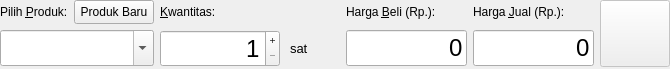
<?xml version="1.0" encoding="UTF-8"?>
<ui version="4.0">
 <class>PurchaseOrderItemEditor</class>
 <widget class="QDialog" name="PurchaseOrderItemEditor">
  <property name="geometry">
   <rect>
    <x>0</x>
    <y>0</y>
    <width>670</width>
    <height>69</height>
   </rect>
  </property>
  <property name="windowTitle">
   <string>Tambahkan Produk</string>
  </property>
  <layout class="QGridLayout" name="gridLayout" rowstretch="0,0" columnstretch="1,0,0,0,0">
   <property name="leftMargin">
    <number>0</number>
   </property>
   <property name="topMargin">
    <number>0</number>
   </property>
   <property name="rightMargin">
    <number>0</number>
   </property>
   <property name="bottomMargin">
    <number>0</number>
   </property>
   <item row="0" column="0">
    <layout class="QHBoxLayout" name="horizontalLayout">
     <item>
      <widget class="QLabel" name="label">
       <property name="text">
        <string>Pilih &amp;Produk:</string>
       </property>
       <property name="buddy">
        <cstring>productComboBox</cstring>
       </property>
      </widget>
     </item>
     <item>
      <spacer name="horizontalSpacer">
       <property name="orientation">
        <enum>Qt::Horizontal</enum>
       </property>
       <property name="sizeHint" stdset="0">
        <size>
         <width>40</width>
         <height>20</height>
        </size>
       </property>
      </spacer>
     </item>
     <item>
      <widget class="QPushButton" name="newProductButton">
       <property name="maximumSize">
        <size>
         <width>500</width>
         <height>24</height>
        </size>
       </property>
       <property name="toolTip">
        <string>Tambah produk baru</string>
       </property>
       <property name="text">
        <string>Produk Baru</string>
       </property>
       <property name="icon">
        <iconset resource="app.qrc">
         <normaloff>:/icons/add</normaloff>:/icons/add</iconset>
       </property>
       <property name="autoDefault">
        <bool>false</bool>
       </property>
      </widget>
     </item>
    </layout>
   </item>
   <item row="0" column="1">
    <widget class="QLabel" name="label_2">
     <property name="text">
      <string>&amp;Kwantitas:</string>
     </property>
     <property name="buddy">
      <cstring>quantitySpinBox</cstring>
     </property>
    </widget>
   </item>
   <item row="0" column="2">
    <widget class="QLabel" name="label_4">
     <property name="text">
      <string>Harga &amp;Beli (Rp.):</string>
     </property>
     <property name="buddy">
      <cstring>priceEdit</cstring>
     </property>
    </widget>
   </item>
   <item row="0" column="3">
    <widget class="QLabel" name="label_3">
     <property name="text">
      <string>Harga &amp;Jual (Rp.):</string>
     </property>
     <property name="buddy">
      <cstring>priceEdit</cstring>
     </property>
    </widget>
   </item>
   <item row="0" column="4" rowspan="2">
    <widget class="QPushButton" name="addButton">
     <property name="enabled">
      <bool>false</bool>
     </property>
     <property name="sizePolicy">
      <sizepolicy hsizetype="Minimum" vsizetype="Minimum">
       <horstretch>0</horstretch>
       <verstretch>0</verstretch>
      </sizepolicy>
     </property>
     <property name="minimumSize">
      <size>
       <width>70</width>
       <height>0</height>
      </size>
     </property>
     <property name="text">
      <string/>
     </property>
     <property name="icon">
      <iconset resource="app.qrc">
       <normaloff>:/icons/add</normaloff>:/icons/add</iconset>
     </property>
     <property name="iconSize">
      <size>
       <width>20</width>
       <height>20</height>
      </size>
     </property>
     <property name="autoDefault">
      <bool>false</bool>
     </property>
    </widget>
   </item>
   <item row="1" column="0">
    <widget class="QComboBox" name="productComboBox">
     <property name="sizePolicy">
      <sizepolicy hsizetype="Preferred" vsizetype="Fixed">
       <horstretch>0</horstretch>
       <verstretch>0</verstretch>
      </sizepolicy>
     </property>
     <property name="font">
      <font>
       <pointsize>18</pointsize>
      </font>
     </property>
     <property name="editable">
      <bool>true</bool>
     </property>
    </widget>
   </item>
   <item row="1" column="1">
    <layout class="QHBoxLayout" name="horizontalLayout_2">
     <property name="spacing">
      <number>10</number>
     </property>
     <item>
      <widget class="QSpinBox" name="quantitySpinBox">
       <property name="sizePolicy">
        <sizepolicy hsizetype="Minimum" vsizetype="Fixed">
         <horstretch>0</horstretch>
         <verstretch>0</verstretch>
        </sizepolicy>
       </property>
       <property name="minimumSize">
        <size>
         <width>120</width>
         <height>0</height>
        </size>
       </property>
       <property name="maximumSize">
        <size>
         <width>120</width>
         <height>16777215</height>
        </size>
       </property>
       <property name="font">
        <font>
         <pointsize>18</pointsize>
        </font>
       </property>
       <property name="alignment">
        <set>Qt::AlignRight|Qt::AlignTrailing|Qt::AlignVCenter</set>
       </property>
       <property name="buttonSymbols">
        <enum>QAbstractSpinBox::PlusMinus</enum>
       </property>
       <property name="minimum">
        <number>1</number>
       </property>
       <property name="maximum">
        <number>999999</number>
       </property>
       <property name="stepType">
        <enum>QAbstractSpinBox::DefaultStepType</enum>
       </property>
       <property name="value">
        <number>1</number>
       </property>
      </widget>
     </item>
     <item>
      <widget class="QLabel" name="uomLabel">
       <property name="minimumSize">
        <size>
         <width>50</width>
         <height>0</height>
        </size>
       </property>
       <property name="maximumSize">
        <size>
         <width>50</width>
         <height>16777215</height>
        </size>
       </property>
       <property name="font">
        <font>
         <pointsize>10</pointsize>
        </font>
       </property>
       <property name="text">
        <string>sat</string>
       </property>
      </widget>
     </item>
    </layout>
   </item>
   <item row="1" column="2">
    <widget class="CurrencyEdit" name="costEdit">
     <property name="sizePolicy">
      <sizepolicy hsizetype="Expanding" vsizetype="Fixed">
       <horstretch>0</horstretch>
       <verstretch>0</verstretch>
      </sizepolicy>
     </property>
     <property name="maximumSize">
      <size>
       <width>150</width>
       <height>16777215</height>
      </size>
     </property>
     <property name="font">
      <font>
       <pointsize>18</pointsize>
      </font>
     </property>
     <property name="text">
      <string>0</string>
     </property>
     <property name="alignment">
      <set>Qt::AlignRight|Qt::AlignTrailing|Qt::AlignVCenter</set>
     </property>
     <property name="readOnly">
      <bool>false</bool>
     </property>
    </widget>
   </item>
   <item row="1" column="3">
    <widget class="CurrencyEdit" name="priceEdit">
     <property name="sizePolicy">
      <sizepolicy hsizetype="Expanding" vsizetype="Fixed">
       <horstretch>0</horstretch>
       <verstretch>0</verstretch>
      </sizepolicy>
     </property>
     <property name="maximumSize">
      <size>
       <width>150</width>
       <height>16777215</height>
      </size>
     </property>
     <property name="font">
      <font>
       <pointsize>18</pointsize>
      </font>
     </property>
     <property name="text">
      <string>0</string>
     </property>
     <property name="alignment">
      <set>Qt::AlignRight|Qt::AlignTrailing|Qt::AlignVCenter</set>
     </property>
     <property name="readOnly">
      <bool>false</bool>
     </property>
    </widget>
   </item>
  </layout>
 </widget>
 <customwidgets>
  <customwidget>
   <class>CurrencyEdit</class>
   <extends>QLineEdit</extends>
   <header>libs/widgets/currencyedit.h</header>
  </customwidget>
 </customwidgets>
 <tabstops>
  <tabstop>newProductButton</tabstop>
  <tabstop>productComboBox</tabstop>
  <tabstop>quantitySpinBox</tabstop>
  <tabstop>priceEdit</tabstop>
  <tabstop>addButton</tabstop>
 </tabstops>
 <resources>
  <include location="app.qrc"/>
 </resources>
 <connections/>
</ui>
